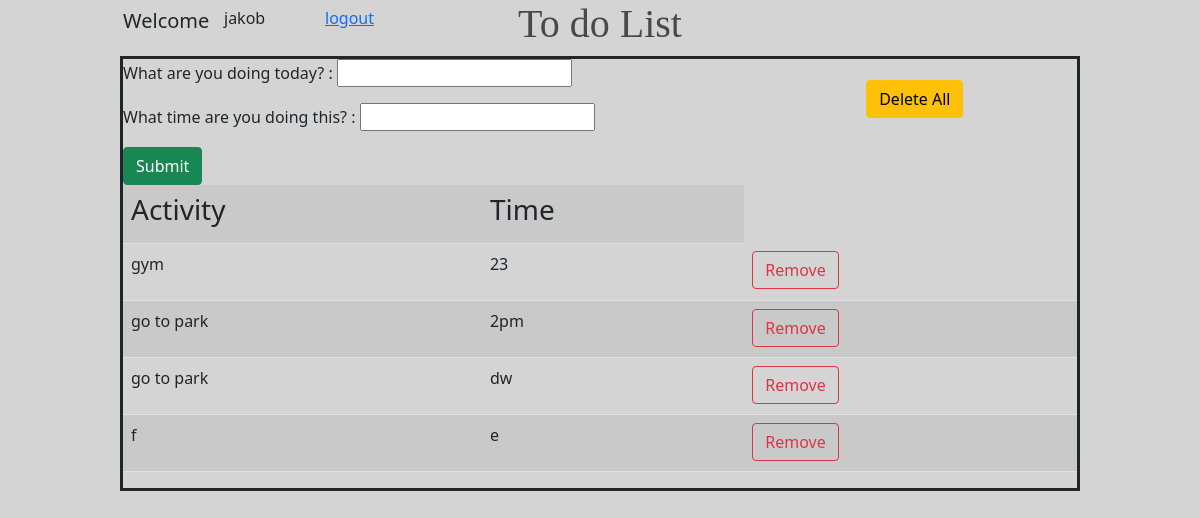
The app's page / (signed in) with its own data.
### list/models.py (models this page shows)
class mylist(models.Model):
    name=models.CharField(max_length=200)
    time = models.CharField(blank=True, null=True, max_length=50)
    username33 = models.CharField(blank=True, null=True, max_length=50)
    def __str__(self):
        return self.name

### list/views.py (the view, shortened to what this page needs)
# urls.py: path('', views.index),
@csrf_exempt
def index(request):
    totaldata=mylist.objects.all()[3:]
    form=TaskForm()
    loginusername=str(request.user)
    theuserdata=mylist.objects.filter(username33=str(request.user))
    context = {"form": form, "names": theuserdata, "loginuser2": loginusername}
    return render(request, 'index.html', context)

### list/forms.py
class TaskForm(ModelForm):
    class Meta:
        model=mylist
        fields=['name','time']
        labels={"name": _('What are you doing today? '),
                "time": _('What time are you doing this? ')}

### list/templates/index.html (shortened to what this page needs)
{% load static %}
<!DOCTYPE html>
<html lang="en">
<head>
     <link href="https://cdn.jsdelivr.net/npm/bootstrap@5.0.0-beta1/dist/css/bootstrap.min.css" rel="stylesheet"
>
    <link rel="stylesheet" type="text/css" href="{% static 'css/index.css'%}">
</head>
<body>
<h1 style="font-family:Serif;">To do List</h1>
{% block content %}
<div id="coin">
        {% if user.is_authenticated %}
                <div class="row row-cols-2 row-cols-lg-5 g-2 g-lg-3" style="position:absolute; top:-50px">
                    <h5 >Welcome </h5>
                    <h6 style="position:relative; left:25%; right:auto;">{{ loginuser2 }}</h6>
                    <a id=logout style="position: relative; left:50% " href="logout/"><h6>logout</h6></a>
                </div>
                <form style="position:relative; top:1%;"method="POST" >{% csrf_token %}
                        {{form.as_p}}
                        <div ><button class="btn btn-success" type="Submit">Submit</button></div>
                    </form>
                <div style="position:absolute; left:80%; top:5%" >
                    <form action="deleteall/">
                        <button type="Delete"  style="position:relative; right:20px" class="btn btn-warning">Delete All</button>
                    </form>
                </div>
                <div>
                    <table class="table table-striped" >
                        <tr ><th ><h3>Activity</h3></th>
                            <th><h3>Time</h3></th></tr>
                        {% for i in names %}
                            <tr ><td><p>{{i}}</p></td>
                                <td ><p>{{i.time}}</p></td>
                            <td><form action="delete/{{i.id}}/"><button
                                    type="remove" class="btn btn-outline-danger">
                                Remove</button></form></td>
                            </tr>
                        {% endfor %}
                    </table>
                </div>
    {% else %}
     <p>In order to use the 'to do list' you must be logged in, so you can <a href="register/"><strong>create
         an account</strong></a> or <a href="login/"><strong>login</strong></a>.</p>
    {% endif %}
    </div>
{% endblock content%}
</body>
</html>

### static/css/index.css (style rules this page uses)
h1 { color:#4a4949; font-size:250%; text-align:center; }
* { margin:0px; padding:0px; }
#coin { height: 40%; width: 80%; margin-left: auto; margin-right: auto; position: relative; border-style: solid; }
body { background-color:#d4d4d4; }

### records on screen
mylist: name "gym", time "23"
mylist: name "go to park", time "2pm"
mylist: name "go to park", time "dw"
mylist: name "f", time "e"

### other values on screen
{{ loginuser2 }} "jakob"
